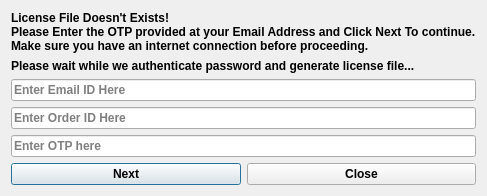
<?xml version="1.0" encoding="UTF-8"?>
<ui version="4.0">
 <class>Dialog</class>
 <widget class="QDialog" name="Dialog">
  <property name="geometry">
   <rect>
    <x>0</x>
    <y>0</y>
    <width>483</width>
    <height>173</height>
   </rect>
  </property>
  <property name="font">
   <font>
    <weight>75</weight>
    <bold>true</bold>
   </font>
  </property>
  <property name="windowTitle">
   <string>Welcome</string>
  </property>
  <property name="windowIcon">
   <iconset resource="all_resources.qrc">
    <normaloff>:/resources/Icon.png</normaloff>:/resources/Icon.png</iconset>
  </property>
  <layout class="QVBoxLayout" name="verticalLayout">
   <item>
    <widget class="QLabel" name="welcomeMsg">
     <property name="text">
      <string>License File Doesn't Exists!
Please Enter the OTP provided at your Email Address and Click Next To continue.
Make sure you have an internet connection before proceeding.</string>
     </property>
    </widget>
   </item>
   <item>
    <widget class="QLabel" name="plsWaitmsg">
     <property name="text">
      <string>Please wait while we authenticate password and generate license file...</string>
     </property>
    </widget>
   </item>
   <item>
    <widget class="QLineEdit" name="emailidBox">
     <property name="placeholderText">
      <string>Enter Email ID Here</string>
     </property>
    </widget>
   </item>
   <item>
    <widget class="QLineEdit" name="orderidBox">
     <property name="placeholderText">
      <string>Enter Order ID Here</string>
     </property>
    </widget>
   </item>
   <item>
    <widget class="QLineEdit" name="otpBox">
     <property name="readOnly">
      <bool>false</bool>
     </property>
     <property name="placeholderText">
      <string>Enter OTP here</string>
     </property>
    </widget>
   </item>
   <item>
    <spacer name="verticalSpacer">
     <property name="orientation">
      <enum>Qt::Vertical</enum>
     </property>
     <property name="sizeHint" stdset="0">
      <size>
       <width>20</width>
       <height>40</height>
      </size>
     </property>
    </spacer>
   </item>
   <item>
    <layout class="QHBoxLayout" name="horizontalLayout">
     <item>
      <widget class="QPushButton" name="NextBtn">
       <property name="text">
        <string>Next</string>
       </property>
      </widget>
     </item>
     <item>
      <widget class="QPushButton" name="cloaseBtn">
       <property name="text">
        <string>Close</string>
       </property>
      </widget>
     </item>
    </layout>
   </item>
  </layout>
 </widget>
 <tabstops>
  <tabstop>otpBox</tabstop>
  <tabstop>NextBtn</tabstop>
  <tabstop>cloaseBtn</tabstop>
 </tabstops>
 <resources>
  <include location="all_resources.qrc"/>
 </resources>
 <connections>
  <connection>
   <sender>cloaseBtn</sender>
   <signal>clicked()</signal>
   <receiver>Dialog</receiver>
   <slot>close()</slot>
   <hints>
    <hint type="sourcelabel">
     <x>338</x>
     <y>149</y>
    </hint>
    <hint type="destinationlabel">
     <x>133</x>
     <y>121</y>
    </hint>
   </hints>
  </connection>
 </connections>
</ui>
